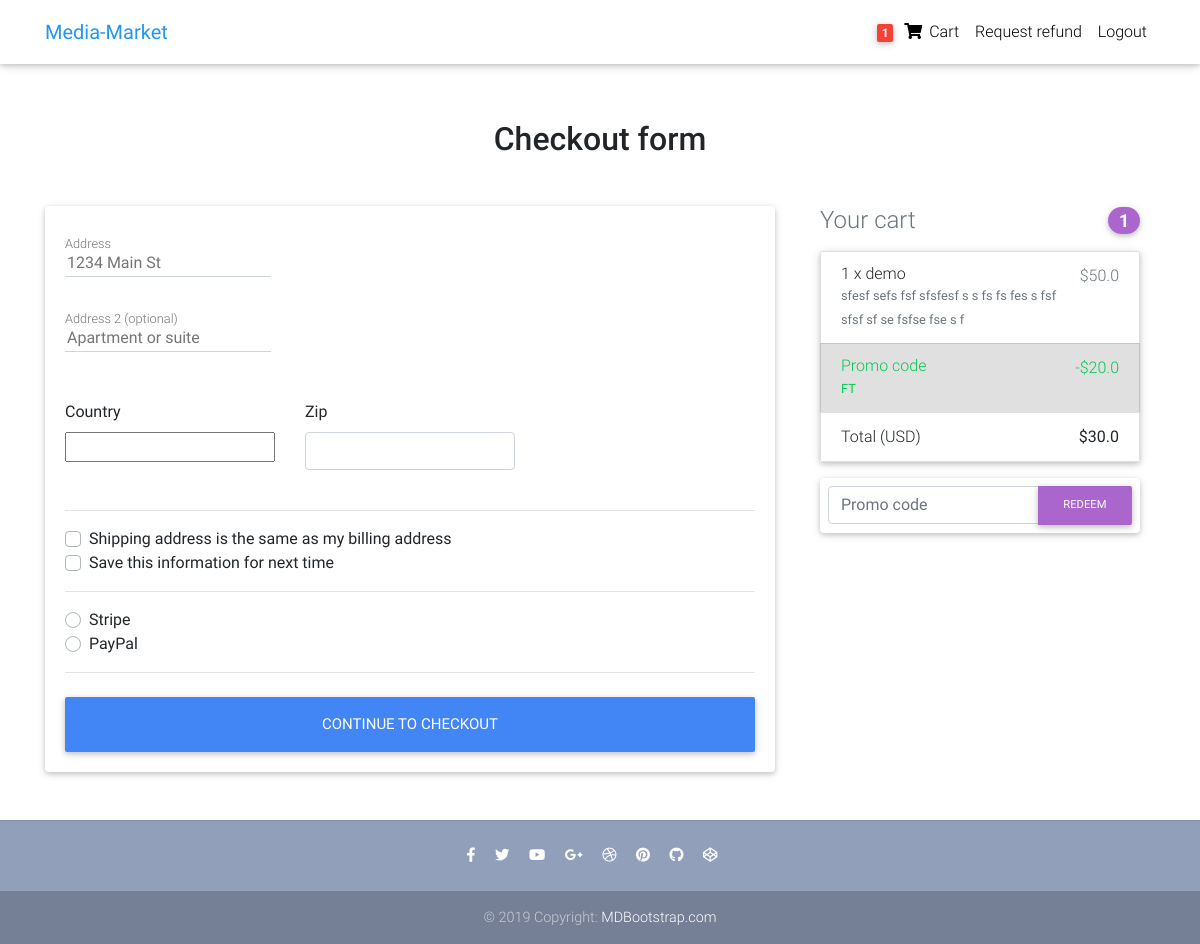
/checkout/ (signed in), run on the app's committed database.
### core/models.py (models this page shows, shortened)
class Order(models.Model):
    user = models.ForeignKey(settings.AUTH_USER_MODEL,
                             on_delete=models.CASCADE)
    ref_code = models.CharField(max_length=20)
    items = models.ManyToManyField(OrderItem)
    start_date = models.DateTimeField(auto_now_add=True)
    ordered_date = models.DateTimeField()
    ordered = models.BooleanField(default=False)
    billing_address = models.ForeignKey(
        'BillingAddress', on_delete=models.SET_NULL, blank=True, null=True)
    payment = models.ForeignKey(
        'Payment', on_delete=models.SET_NULL, blank=True, null=True)
    coupon = models.ForeignKey(
        'Coupon', on_delete=models.SET_NULL, blank=True, null=True)
    being_delivered = models.BooleanField(default=False)
    received = models.BooleanField(default=False)
    refund_requested = models.BooleanField(default=False)
    refund_granted = models.BooleanField(default=False)
    def get_total(self):
        total = 0
        for order_item in self.items.all():
            total += order_item.get_final_price()
        if self.coupon:
            total -= self.coupon.amount
        return total

class OrderItem(models.Model):
    user = models.ForeignKey(settings.AUTH_USER_MODEL,
                             on_delete=models.CASCADE)
    ordered = models.BooleanField(default=False)
    item = models.ForeignKey(Item, on_delete=models.CASCADE)
    quantity = models.IntegerField(default=1)
    def get_total_item_price(self):
        return self.quantity * self.item.price
    def get_final_price(self):
        if self.item.discount_price:
            return self.get_total_discount_item_price()
        return self.get_total_item_price()

class Item(models.Model):
    title = models.CharField(
        max_length=100,
        unique=True,
        verbose_name="Item name",
        error_messages={
            'unique': "Item name should be unique"
        })
    price = models.FloatField()
    discount_price = models.FloatField(blank=True, null=True)
    category = models.CharField(choices=CATEGORY_CHOICES, max_length=2)
    label = models.CharField(choices=LABEL_CHOICES, max_length=1)
    slug = models.SlugField(null=True, blank=True)
    description = models.TextField()
    image = models.ImageField()

class Coupon(models.Model):
    code = models.CharField(max_length=15)
    amount = models.FloatField()

### core/views.py (the view, shortened to what this page needs)
# urls.py: path('checkout/', CheckoutView.as_view(), name='checkout'),
class CheckoutView(View):
    def get(self, *args, **kwargs):
        try:
            order = Order.objects.get(user=self.request.user, ordered=False)
            form = CheckoutForm()
            context = {
                'form': form,
                'couponform': CouponForm(),
                'order': order,
                'DISPLAY_COUPON_FORM': True
            }
            return render(self.request, "checkout.html", context)
        except ObjectDoesNotExist:
            messages.info(self.request, "You do not have an active order")
            return redirect("core:checkout")

### core/forms.py
class CheckoutForm(forms.Form):
    street_address = forms.CharField(widget=forms.TextInput(attrs={
        'placeholder': '1234 Main St',
        'id': 'address'
    }))
    apartment_address = forms.CharField(required=False, widget=forms.TextInput(attrs={
        'placeholder': 'Apartment or suite',
        'id': 'address-2'
    }))
    country = CountryField(blank_label='(select country)').formfield(
        widget=CountrySelectWidget(attrs={
            'class': 'custom-select d-block w-100',
        }))
    zip = forms.CharField(widget=forms.TextInput(attrs={
        'class': 'form-control',
        'id': 'zip'
    }))
    same_shipping_address = forms.BooleanField(required=False)
    save_info = forms.BooleanField(required=False)
    payment_option = forms.ChoiceField(
        widget=forms.RadioSelect, choices=PAYMENT_CHOICES)

class CouponForm(forms.Form):
    code = forms.CharField(widget=forms.TextInput(attrs={
        'class': 'form-control',
        'placeholder': 'Promo code',
        'aria-label': 'Recipient\'s username',
        'aria-describedby': 'basic-addon2'
    }))

### core/templatetags/cart_template_tags.py (called while the page is built)
@register.filter
def cart_item_count(user):
    if user.is_authenticated:
        qs = Order.objects.filter(user=user, ordered=False)
        if qs.exists():
            return qs[0].items.count()
    return 0

### templates/checkout.html (shortened to what this page needs)
{% extends "base.html" %}
{% load crispy_forms_tags %}
{% block content %}
  <main >
    <div class="container wow fadeIn">
      <h2 class="my-5 h2 text-center">Checkout form</h2>
      <div class="row">
        <div class="col-md-8 mb-4">
          <div class="card">
            <form method="POST" class="card-body">
              <div class="md-form mb-5">
                {{ form.street_address }}
                <label for="address" class="">Address</label>
              </div>
              <div class="md-form mb-5">
                {{ form.apartment_address }}
                <label for="address-2" class="">Address 2 (optional)</label>
              </div>
              <div class="row">
                <div class="col-lg-4 col-md-12 mb-4">
                  <label for="country">Country</label>
                  {{ form.country }}
                </div>
                <div class="col-lg-4 col-md-6 mb-4">
                  <label for="zip">Zip</label>
                  {{ form.zip }}
                </div>
              </div>
              <hr>
              <div class="custom-control custom-checkbox">
                <label class="custom-control-label" for="same-address">Shipping address is the same as my billing address</label>
              </div>
              <div class="custom-control custom-checkbox">
                <label class="custom-control-label" for="save-info">Save this information for next time</label>
              </div>
              <hr>
              <div class="d-block my-3">
                {% for value, name in form.fields.payment_option.choices %}
                <div class="custom-control custom-radio">
                  <label class="custom-control-label" for="{{ name }}">{{ name }}</label>
                </div>
                {% endfor %}
              </div>
              <hr class="mb-4">
              <button class="btn btn-primary btn-lg btn-block" type="submit">Continue to checkout</button>
            </form>
          </div>
        </div>
        <div class="col-md-4 mb-4">
          {% include "order_snippet.html" %}
        </div>
      </div>
    </div>
  </main>
{% endblock content %}

### templates/navbar.html (shortened to what this page needs)
{% load cart_template_tags %}
<nav class="navbar fixed-top navbar-expand-lg navbar-light white scrolling-navbar">
    <div class="container">
      <a class="navbar-brand waves-effect" href="/">
        <strong class="blue-text">Media-Market</strong>
      </a>
      <div class="collapse navbar-collapse" id="navbarSupportedContent">
        <ul class="navbar-nav nav-flex-icons">
          {% if request.user.is_authenticated %}
          <li class="nav-item">
            <a href="{% url 'core:order-summary' %}" class="nav-link waves-effect">
              <span class="badge red z-depth-1 mr-1"> {{ request.user|cart_item_count }} </span>
              <i class="fas fa-shopping-cart"></i>
              <span class="clearfix d-none d-sm-inline-block"> Cart </span>
            </a>
          </li>
          <li class="nav-item">
            <a class="nav-link waves-effect" href="{% url 'core:request-refund' %}">
              <span class="clearfix d-none d-sm-inline-block"> Request refund </span>
            </a>
          </li>
          <li class="nav-item">
            <a class="nav-link waves-effect" href="{% url 'account_logout' %}">
              <span class="clearfix d-none d-sm-inline-block"> Logout </span>
            </a>
          </li>
          {% endif %}
        </ul>
      </div>
    </div>
  </nav>

### templates/order_snippet.html (shortened to what this page needs)
<div class="col-md-12 mb-4">
    <h4 class="d-flex justify-content-between align-items-center mb-3">
    <span class="text-muted">Your cart</span>
    <span class="badge badge-secondary badge-pill">{{ order.items.count }}</span>
    </h4>
    <ul class="list-group mb-3 z-depth-1">
    {% for order_item in order.items.all %}
    <li class="list-group-item d-flex justify-content-between lh-condensed">
        <div>
        <h6 class="my-0">{{ order_item.quantity }} x {{ order_item.item.title}}</h6>
        <small class="text-muted">{{ order_item.item.description}}</small>
        </div>
        <span class="text-muted">${{ order_item.get_final_price }}</span>
    </li>
    {% endfor %}
    {% if order.coupon %}
    <li class="list-group-item d-flex justify-content-between bg-light">
        <div class="text-success">
        <h6 class="my-0">Promo code</h6>
        <small>{{ order.coupon.code }}</small>
        </div>
        <span class="text-success">-${{ order.coupon.amount }}</span>
    </li>
    {% endif %}
    <li class="list-group-item d-flex justify-content-between">
        <span>Total (USD)</span>
        <strong>${{ order.get_total }}</strong>
    </li>
    </ul>
    {% if DISPLAY_COUPON_FORM %}
    <form class="card p-2" action="{% url 'core:add-coupon' %}" method="POST">
        <div class="input-group">
            {{ couponform.code }}
            <div class="input-group-append">
            <button class="btn btn-secondary btn-md waves-effect m-0" type="submit">Redeem</button>
            </div>
        </div>
    </form>
    {% endif %}
</div>

### templates/base.html (style rules this page uses)
html, body, header, .carousel { height: 60vh; }

### data on the page
Order: items.count "1", coupon.code "FT", coupon.amount "20.0", get_total "30.0"
OrderItem: quantity "1", item "demo", item.description "sfesf sefs fsf sfsfesf s s fs fs fes s fsf sfsf sf se fsfse fse s f", get_final_price "50.0"

### other printed values
{{ request.user|cart_item_count }} "1"
{{ name }} "Stripe" "PayPal"
